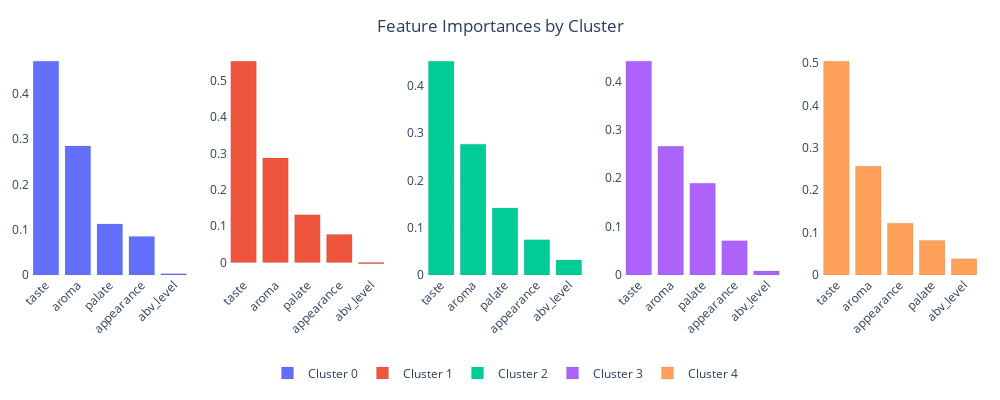

This figure's notebook cell:
### Code cell
fig = create_feature_importance_plot(cluster_feature_importance)
if save_plot:
    json_graph = pio.to_json(fig)
    with open('feature_importance.json', 'w') as file:
        file.write(json_graph)

### Figure 1 — Plotly figure (JSON) as saved in the notebook; plotly's stock layout.template omitted (floating-point values rounded to 4 significant figures)
{"data": [{"marker": {"line": {"color": "rgb(49, 49, 49)", "width": 0.1}}, "name": "Cluster 0", "type": "bar", "x": ["taste", "aroma", "palate", "appearance", "abv_level"], "xaxis": "x", "y": [0.4717, 0.2846, 0.1126, 0.08483, 0.002983], "yaxis": "y"}, {"marker": {"line": {"color": "rgb(49, 49, 49)", "width": 0.1}}, "name": "Cluster 1", "type": "bar", "x": ["taste", "aroma", "palate", "appearance", "abv_level"], "xaxis": "x2", "y": [0.5535, 0.2874, 0.1311, 0.077, -0.003381], "yaxis": "y2"}, {"marker": {"line": {"color": "rgb(49, 49, 49)", "width": 0.1}}, "name": "Cluster 2", "type": "bar", "x": ["taste", "aroma", "palate", "appearance", "abv_level"], "xaxis": "x3", "y": [0.4519, 0.2767, 0.1419, 0.07436, 0.03175], "yaxis": "y3"}, {"marker": {"line": {"color": "rgb(49, 49, 49)", "width": 0.1}}, "name": "Cluster 3", "type": "bar", "x": ["taste", "aroma", "palate", "appearance", "abv_level"], "xaxis": "x4", "y": [0.4419, 0.266, 0.1897, 0.07082, 0.008111], "yaxis": "y4"}, {"marker": {"line": {"color": "rgb(49, 49, 49)", "width": 0.1}}, "name": "Cluster 4", "type": "bar", "x": ["taste", "aroma", "appearance", "palate", "abv_level"], "xaxis": "x5", "y": [0.5043, 0.2564, 0.1223, 0.08147, 0.03805], "yaxis": "y5"}], "layout": {"height": 400, "legend": {"orientation": "h", "x": 0.5, "xanchor": "center", "y": -0.5, "yanchor": "bottom"}, "margin": {"b": 100, "l": 20, "r": 20, "t": 50}, "paper_bgcolor": "rgba(0,0,0,0)", "plot_bgcolor": "rgba(0,0,0,0)", "title": {"text": "Feature Importances by Cluster", "x": 0.5, "xanchor": "center", "y": 0.95, "yanchor": "top"}, "width": 1000, "xaxis": {"anchor": "y", "domain": [0, 0.168], "tickangle": -45}, "xaxis2": {"anchor": "y2", "domain": [0.208, 0.376], "tickangle": -45}, "xaxis3": {"anchor": "y3", "domain": [0.416, 0.584], "tickangle": -45}, "xaxis4": {"anchor": "y4", "domain": [0.624, 0.792], "tickangle": -45}, "xaxis5": {"anchor": "y5", "domain": [0.832, 1], "tickangle": -45}, "yaxis": {"anchor": "x", "domain": [0, 1]}, "yaxis2": {"anchor": "x2", "domain": [0, 1]}, "yaxis3": {"anchor": "x3", "domain": [0, 1]}, "yaxis4": {"anchor": "x4", "domain": [0, 1]}, "yaxis5": {"anchor": "x5", "domain": [0, 1]}}}
